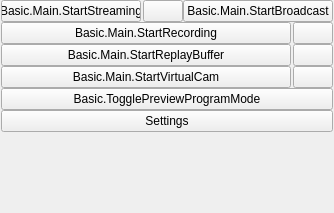
<?xml version="1.0" encoding="UTF-8"?>
<ui version="4.0">
 <class>OBSBasicControls</class>
 <widget class="QWidget" name="OBSBasicControls">
  <property name="geometry">
   <rect>
    <x>0</x>
    <y>0</y>
    <width>318</width>
    <height>213</height>
   </rect>
  </property>
  <layout class="QVBoxLayout" name="verticalLayout_9">
   <property name="spacing">
    <number>0</number>
   </property>
   <property name="leftMargin">
    <number>1</number>
   </property>
   <property name="topMargin">
    <number>0</number>
   </property>
   <property name="rightMargin">
    <number>1</number>
   </property>
   <property name="bottomMargin">
    <number>1</number>
   </property>
   <item>
    <widget class="QFrame" name="controlsFrame">
     <layout class="QVBoxLayout" name="buttonsVLayout">
      <property name="spacing">
       <number>0</number>
      </property>
      <property name="leftMargin">
       <number>0</number>
      </property>
      <property name="topMargin">
       <number>0</number>
      </property>
      <property name="rightMargin">
       <number>0</number>
      </property>
      <property name="bottomMargin">
       <number>0</number>
      </property>
      <item>
       <layout class="QHBoxLayout" name="horizontalLayout_7">
        <item>
         <layout class="QHBoxLayout" name="streamLayout">
          <property name="spacing">
           <number>2</number>
          </property>
          <property name="leftMargin">
           <number>0</number>
          </property>
          <property name="topMargin">
           <number>0</number>
          </property>
          <property name="rightMargin">
           <number>0</number>
          </property>
          <property name="bottomMargin">
           <number>0</number>
          </property>
          <item>
           <widget class="QPushButton" name="streamButton">
            <property name="enabled">
             <bool>true</bool>
            </property>
            <property name="sizePolicy">
             <sizepolicy hsizetype="Ignored" vsizetype="Fixed">
              <horstretch>0</horstretch>
              <verstretch>0</verstretch>
             </sizepolicy>
            </property>
            <property name="minimumSize">
             <size>
              <width>140</width>
              <height>0</height>
             </size>
            </property>
            <property name="text">
             <string>Basic.Main.StartStreaming</string>
            </property>
           </widget>
          </item>
          <item>
           <widget class="QPushButton" name="streamSkullButton">
            <property name="enabled">
             <bool>true</bool>
            </property>
            <property name="minimumSize">
             <size>
              <width>0</width>
              <height>0</height>
             </size>
            </property>
            <property name="sizePolicy">
             <sizepolicy hsizetype="Fixed" vsizetype="Fixed">
              <horstretch>0</horstretch>
              <verstretch>0</verstretch>
             </sizepolicy>
            </property>
            <property name="icon">
             <iconset resource="obs.qrc">
              <normaloff>:/res/images/settings/skull.svg</normaloff>:/res/images/settings/skull.svg</iconset>
            </property>
            <property name="class" stdset="0">
             <string>icon-skull</string>
            </property>
           </widget>
          </item>
         </layout>
        </item>
        <item>
         <widget class="QPushButton" name="broadcastButton">
          <property name="enabled">
           <bool>true</bool>
          </property>
          <property name="sizePolicy">
           <sizepolicy hsizetype="Ignored" vsizetype="Fixed">
            <horstretch>0</horstretch>
            <verstretch>0</verstretch>
           </sizepolicy>
          </property>
          <property name="minimumSize">
           <size>
            <width>150</width>
            <height>0</height>
           </size>
          </property>
          <property name="text">
           <string>Basic.Main.StartBroadcast</string>
          </property>
         </widget>
        </item>
       </layout>
      </item>
      <item>
       <layout class="QHBoxLayout" name="recordingLayout">
        <property name="spacing">
         <number>2</number>
        </property>
        <property name="leftMargin">
         <number>0</number>
        </property>
        <property name="topMargin">
         <number>0</number>
        </property>
        <property name="rightMargin">
         <number>0</number>
        </property>
        <property name="bottomMargin">
         <number>0</number>
        </property>
        <item>
         <widget class="QPushButton" name="recordButton">
          <property name="enabled">
           <bool>true</bool>
          </property>
          <property name="sizePolicy">
           <sizepolicy hsizetype="MinimumExpanding" vsizetype="Fixed">
            <horstretch>0</horstretch>
            <verstretch>0</verstretch>
           </sizepolicy>
          </property>
          <property name="minimumSize">
           <size>
            <width>0</width>
            <height>0</height>
           </size>
          </property>
          <property name="text">
           <string>Basic.Main.StartRecording</string>
          </property>
         </widget>
        </item>
        <item>
         <widget class="QPushButton" name="pauseRecordButton">
          <property name="enabled">
           <bool>true</bool>
          </property>
          <property name="minimumSize">
           <size>
            <width>0</width>
            <height>0</height>
           </size>
          </property>
          <property name="toolTip">
           <string>Basic.Main.PauseRecording</string>
          </property>
          <property name="accessibleName">
           <string>Basic.Main.PauseRecording</string>
          </property>
          <property name="icon">
           <iconset resource="obs.qrc">
            <normaloff>:/res/images/media-pause.svg</normaloff>:/res/images/media-pause.svg</iconset>
          </property>
          <property name="class" stdset="0">
           <string>icon-media-pause</string>
          </property>
         </widget>
        </item>
       </layout>
      </item>
      <item>
       <layout class="QHBoxLayout" name="replayBufferLayout">
        <property name="spacing">
         <number>2</number>
        </property>
        <property name="leftMargin">
         <number>0</number>
        </property>
        <property name="topMargin">
         <number>0</number>
        </property>
        <property name="rightMargin">
         <number>0</number>
        </property>
        <property name="bottomMargin">
         <number>0</number>
        </property>
        <item>
         <widget class="QPushButton" name="replayBufferButton">
          <property name="enabled">
           <bool>true</bool>
          </property>
          <property name="sizePolicy">
           <sizepolicy hsizetype="MinimumExpanding" vsizetype="Fixed">
            <horstretch>0</horstretch>
            <verstretch>0</verstretch>
           </sizepolicy>
          </property>
          <property name="minimumSize">
           <size>
            <width>0</width>
            <height>0</height>
           </size>
          </property>
          <property name="text">
           <string>Basic.Main.StartReplayBuffer</string>
          </property>
         </widget>
        </item>
        <item>
         <widget class="QPushButton" name="saveReplayButton">
          <property name="enabled">
           <bool>true</bool>
          </property>
          <property name="minimumSize">
           <size>
            <width>0</width>
            <height>0</height>
           </size>
          </property>
          <property name="toolTip">
           <string>Basic.Main.SaveReplay</string>
          </property>
          <property name="accessibleName">
           <string>Basic.Main.SaveReplay</string>
          </property>
          <property name="icon">
           <iconset resource="obs.qrc">
            <normaloff>:/res/images/save.svg</normaloff>:/res/images/save.svg</iconset>
          </property>
          <property name="class" stdset="0">
           <string>icon-save</string>
          </property>
         </widget>
        </item>
       </layout>
      </item>
      <item>
       <layout class="QHBoxLayout" name="virtualCamLayout">
        <property name="spacing">
         <number>2</number>
        </property>
        <property name="leftMargin">
         <number>0</number>
        </property>
        <property name="topMargin">
         <number>0</number>
        </property>
        <property name="rightMargin">
         <number>0</number>
        </property>
        <property name="bottomMargin">
         <number>0</number>
        </property>
        <item>
         <widget class="QPushButton" name="virtualCamButton">
          <property name="enabled">
           <bool>true</bool>
          </property>
          <property name="sizePolicy">
           <sizepolicy hsizetype="MinimumExpanding" vsizetype="Fixed">
            <horstretch>0</horstretch>
            <verstretch>0</verstretch>
           </sizepolicy>
          </property>
          <property name="minimumSize">
           <size>
            <width>0</width>
            <height>0</height>
           </size>
          </property>
          <property name="text">
           <string>Basic.Main.StartVirtualCam</string>
          </property>
         </widget>
        </item>
        <item>
         <widget class="QPushButton" name="virtualCamConfigButton">
          <property name="enabled">
           <bool>true</bool>
          </property>
          <property name="minimumSize">
           <size>
            <width>0</width>
            <height>0</height>
           </size>
          </property>
          <property name="toolTip">
           <string>Basic.Main.VirtualCamConfig</string>
          </property>
          <property name="accessibleName">
           <string>Basic.Main.VirtualCamConfig</string>
          </property>
          <property name="icon">
           <iconset resource="obs.qrc">
            <normaloff>:/settings/images/settings/general.svg</normaloff>:/settings/images/settings/general.svg</iconset>
          </property>
          <property name="class" stdset="0">
           <string>icon-gear</string>
          </property>
         </widget>
        </item>
       </layout>
      </item>
      <item>
       <widget class="QPushButton" name="modeSwitch">
        <property name="sizePolicy">
         <sizepolicy hsizetype="Ignored" vsizetype="Fixed">
          <horstretch>0</horstretch>
          <verstretch>0</verstretch>
         </sizepolicy>
        </property>
        <property name="minimumSize">
         <size>
          <width>150</width>
          <height>0</height>
         </size>
        </property>
        <property name="text">
         <string>Basic.TogglePreviewProgramMode</string>
        </property>
       </widget>
      </item>
      <item>
       <widget class="QPushButton" name="settingsButton">
        <property name="sizePolicy">
         <sizepolicy hsizetype="Ignored" vsizetype="Fixed">
          <horstretch>0</horstretch>
          <verstretch>0</verstretch>
         </sizepolicy>
        </property>
        <property name="minimumSize">
         <size>
          <width>150</width>
          <height>0</height>
         </size>
        </property>
        <property name="text">
         <string>Settings</string>
        </property>
       </widget>
      </item>
      <item>
       <spacer name="expVSpacer">
        <property name="orientation">
         <enum>Qt::Vertical</enum>
        </property>
        <property name="sizeHint" stdset="0">
         <size>
          <width>0</width>
          <height>0</height>
         </size>
        </property>
       </spacer>
      </item>
     </layout>
    </widget>
   </item>
  </layout>
 </widget>
 <resources>
  <include location="obs.qrc"/>
 </resources>
 <connections/>
</ui>
